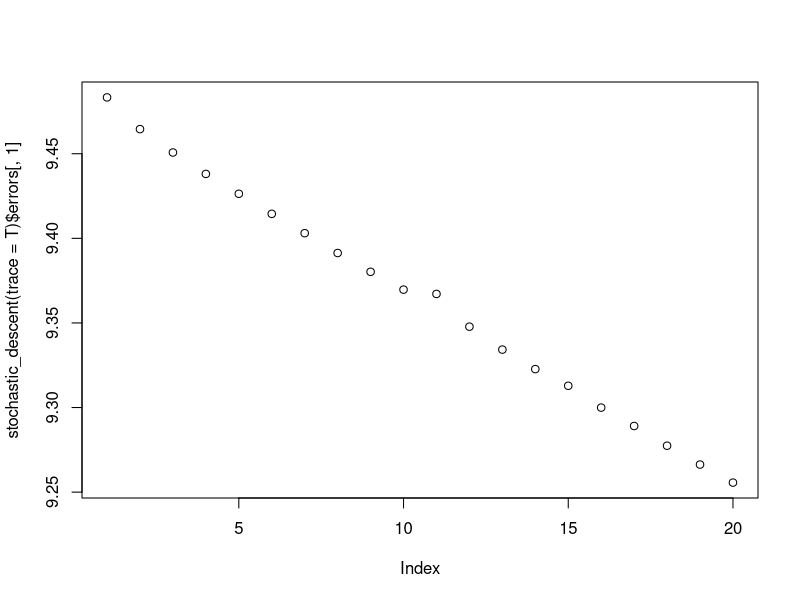
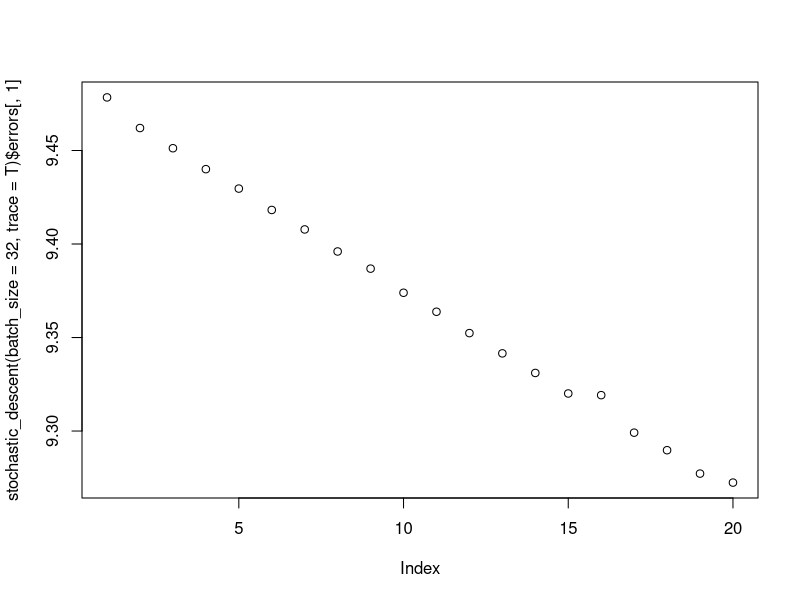
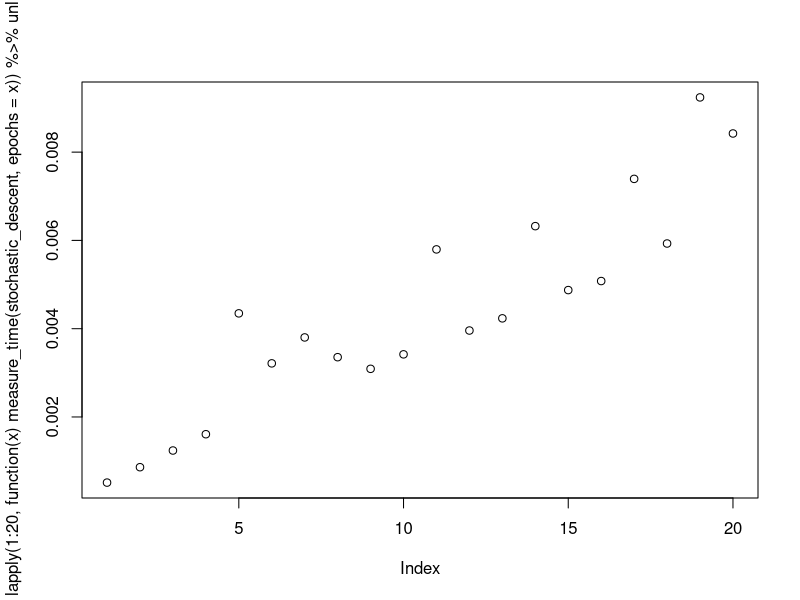
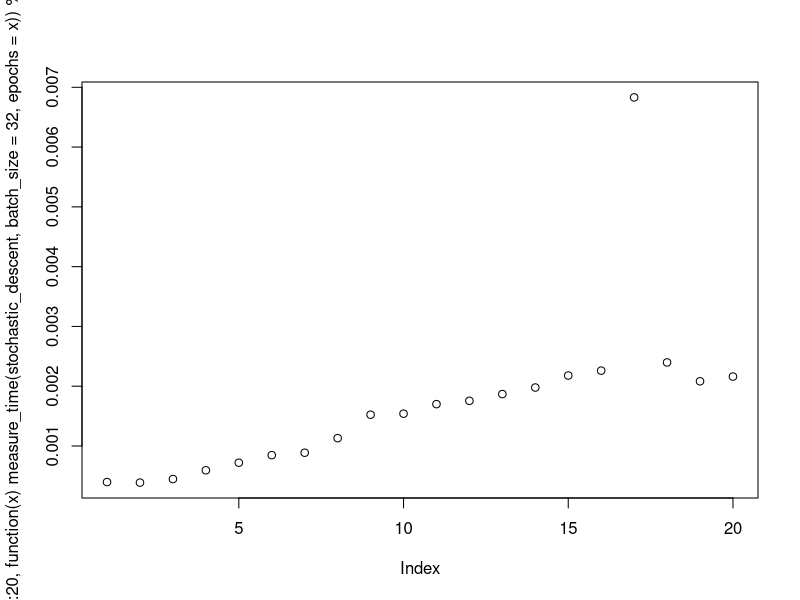

Here is the R script that generated these plots, in order:
###################################
# Machine Learning - Homework 3   #
# Maximilian Arrich #
# Florian Benkhalifa #
###################################

#prepare workspace
rm(list=ls())
library(MASS)
library(magrittr)

attach(Boston)

######Exercise 1.1
#We define a function to perform stochastic gradient descent using variable numbers of epochs and batch size. 
#Batch size = 1 is equivalent to simple stochastic gradient descent, batch size = length(y) is full gradient descent

stochastic_descent <- function(y = medv, x = lstat, beta0 = 20, beta1 = 0, eta = 0.000009, epochs = 20, batch_size = 1, seed = 100, trace = F){
  
  #set seed to ensure reproducibility
  set.seed(seed)
  
  #how many obervations do we have available for fitting?
  available <- min(length(x),length(y))
  
  #create containers
  R2 <- rep(NA, epochs)
  RSE <-  rep(NA, epochs)
    
  #create first loop representing one full epoch each
  for(j in 1:epochs){
    
    #shuffle data to randomize learning path
    shuffle  <- sample(1:available)
    x <- x[shuffle]
    y <- y[shuffle]
    
    #how many full batches can we get?
    number_of_batches <- floor(available/batch_size)
    #create spliting factors accordindg to number of batches and batch size
    splitting_factors  <- rep(1:number_of_batches, batch_size)
    #create list of indices used for selecting the batches below
    batch_selector <- split(1:(batch_size*number_of_batches), splitting_factors)
  
    #start iteration according to the lecture slides
    for(i in batch_selector){
      
      #obtain predictions for y
      yhat <- beta0 + beta1*x[i]
      #use prediction to obtain error terms
      error1 <-sum(y[i] - yhat) #simple error
      error2 <- sum((y[i] - yhat)*x[i]) #weihghed error
    
      #use formuzlas to recalibrate betas and start next iteration
      beta0 <- beta0 + 2*eta*error1
      beta1 <- beta1 + 2*eta*error2
    }
    
    #calculate error measures according to the lecture slides
    RSS <- sum((y - (beta0 + beta1*x))^2)
    RSE[j] <- sqrt(RSS/(available-2))
    R2[j] <- (sum((y - mean(y))^2) - sum((y-(beta0 + beta1*x))^2)) / sum((y - mean(y))^2)
    
  }
  if(trace == F) RSE <- tail(RSE,1); R2 <- tail(R2,1)

  return(list(cbind(beta0,beta1)%>%set_colnames(c("beta0","beta1")),
              cbind(RSE,R2)%>%set_colnames(c("RSE","R2"))) %>% set_names(c("betas","errors")))
}

#run function using batch size = 1 which is simple stochastic descent
stochastic_descent(trace = T)

lm(medv~lstat)


######Exercise 1.2
#run function using batch size = 32 wich is mini batch stochastic descent
stochastic_descent(batch_size = 32,epochs = 20)




######Exercise 1.3
#we plot the RSEs for each epoch sewtting batch size equal to 1:
plot(stochastic_descent(trace = T)$errors[,1])




######Exercise 1.3
#we plot the RSEs for each epoch sewtting batch size equal to 32:
plot(stochastic_descent(batch_size = 32, trace = T)$errors[,1])




######Exercise 1.4
#create function to measure elapsed time of function call
measure_time <- function(FUN, ...){
  start <- Sys.time()
  FUN(...)
  end <- Sys.time()
  
  return(as.numeric(end-start))
}

#plot the elapsed time for the stochastic gradient descent running with 1 to 20 epochs
plot(lapply(1:20, function(x)  measure_time(stochastic_descent, epochs = x)) %>% unlist)




######Exercise 1.5
#plot the elapsed time for the stochastic gradient descent  with batch size 32  running with 1 to 20 epochs
plot(lapply(1:20, function(x)  measure_time(stochastic_descent,batch_size = 32, epochs = x)) %>% unlist)

